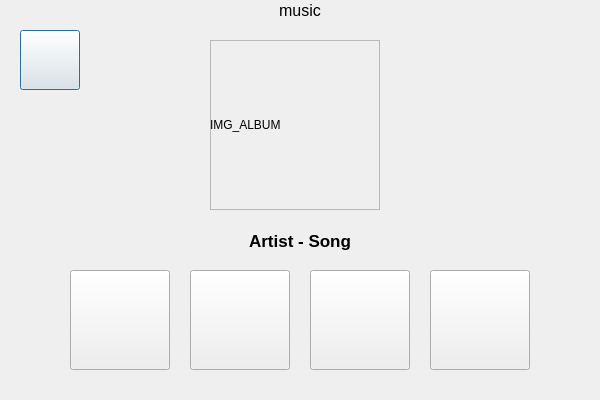
<?xml version="1.0" encoding="UTF-8"?>
<ui version="4.0">
 <class>Dialog</class>
 <widget class="QDialog" name="Dialog">
  <property name="geometry">
   <rect>
    <x>0</x>
    <y>0</y>
    <width>600</width>
    <height>400</height>
   </rect>
  </property>
  <property name="windowTitle">
   <string>Dialog</string>
  </property>
  <widget class="QPushButton" name="btn_back">
   <property name="geometry">
    <rect>
     <x>20</x>
     <y>30</y>
     <width>60</width>
     <height>60</height>
    </rect>
   </property>
   <property name="text">
    <string/>
   </property>
  </widget>
  <widget class="QFrame" name="frame_2">
   <property name="geometry">
    <rect>
     <x>210</x>
     <y>40</y>
     <width>170</width>
     <height>170</height>
    </rect>
   </property>
   <property name="frameShape">
    <enum>QFrame::StyledPanel</enum>
   </property>
   <property name="frameShadow">
    <enum>QFrame::Raised</enum>
   </property>
   <widget class="QLabel" name="label_ALBUM">
    <property name="geometry">
     <rect>
      <x>0</x>
      <y>0</y>
      <width>170</width>
      <height>170</height>
     </rect>
    </property>
    <property name="text">
     <string>IMG_ALBUM</string>
    </property>
   </widget>
  </widget>
  <widget class="QPushButton" name="btn_stop">
   <property name="geometry">
    <rect>
     <x>310</x>
     <y>270</y>
     <width>100</width>
     <height>100</height>
    </rect>
   </property>
   <property name="text">
    <string/>
   </property>
  </widget>
  <widget class="QPushButton" name="btn_play">
   <property name="geometry">
    <rect>
     <x>190</x>
     <y>270</y>
     <width>100</width>
     <height>100</height>
    </rect>
   </property>
   <property name="text">
    <string/>
   </property>
  </widget>
  <widget class="QPushButton" name="btn_next">
   <property name="geometry">
    <rect>
     <x>430</x>
     <y>270</y>
     <width>100</width>
     <height>100</height>
    </rect>
   </property>
   <property name="text">
    <string/>
   </property>
  </widget>
  <widget class="QPushButton" name="btn_prev">
   <property name="geometry">
    <rect>
     <x>70</x>
     <y>270</y>
     <width>100</width>
     <height>100</height>
    </rect>
   </property>
   <property name="text">
    <string/>
   </property>
  </widget>
  <widget class="QLabel" name="label_song">
   <property name="geometry">
    <rect>
     <x>130</x>
     <y>220</y>
     <width>340</width>
     <height>41</height>
    </rect>
   </property>
   <property name="font">
    <font>
     <pointsize>13</pointsize>
     <weight>75</weight>
     <bold>true</bold>
    </font>
   </property>
   <property name="text">
    <string>Artist - Song</string>
   </property>
   <property name="alignment">
    <set>Qt::AlignCenter</set>
   </property>
  </widget>
  <widget class="QLabel" name="label_bar">
   <property name="geometry">
    <rect>
     <x>0</x>
     <y>0</y>
     <width>600</width>
     <height>21</height>
    </rect>
   </property>
   <property name="font">
    <font>
     <family>Arial</family>
     <pointsize>12</pointsize>
    </font>
   </property>
   <property name="text">
    <string>music</string>
   </property>
   <property name="textFormat">
    <enum>Qt::PlainText</enum>
   </property>
   <property name="alignment">
    <set>Qt::AlignCenter</set>
   </property>
  </widget>
 </widget>
 <resources/>
 <connections/>
</ui>
